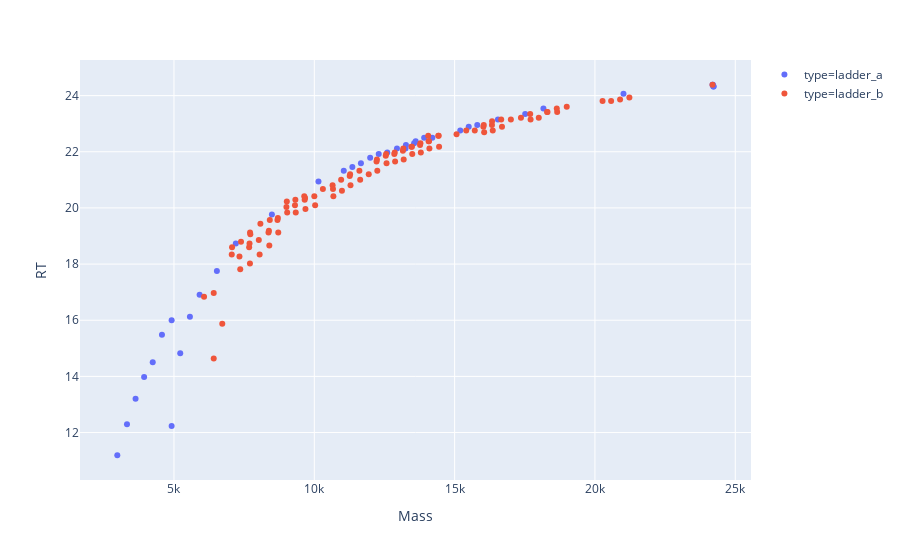

The notebook cell this image was saved under:
### Code cell
plotly_zones(df_matched_5p_s6, df_matched_3p_s6)
